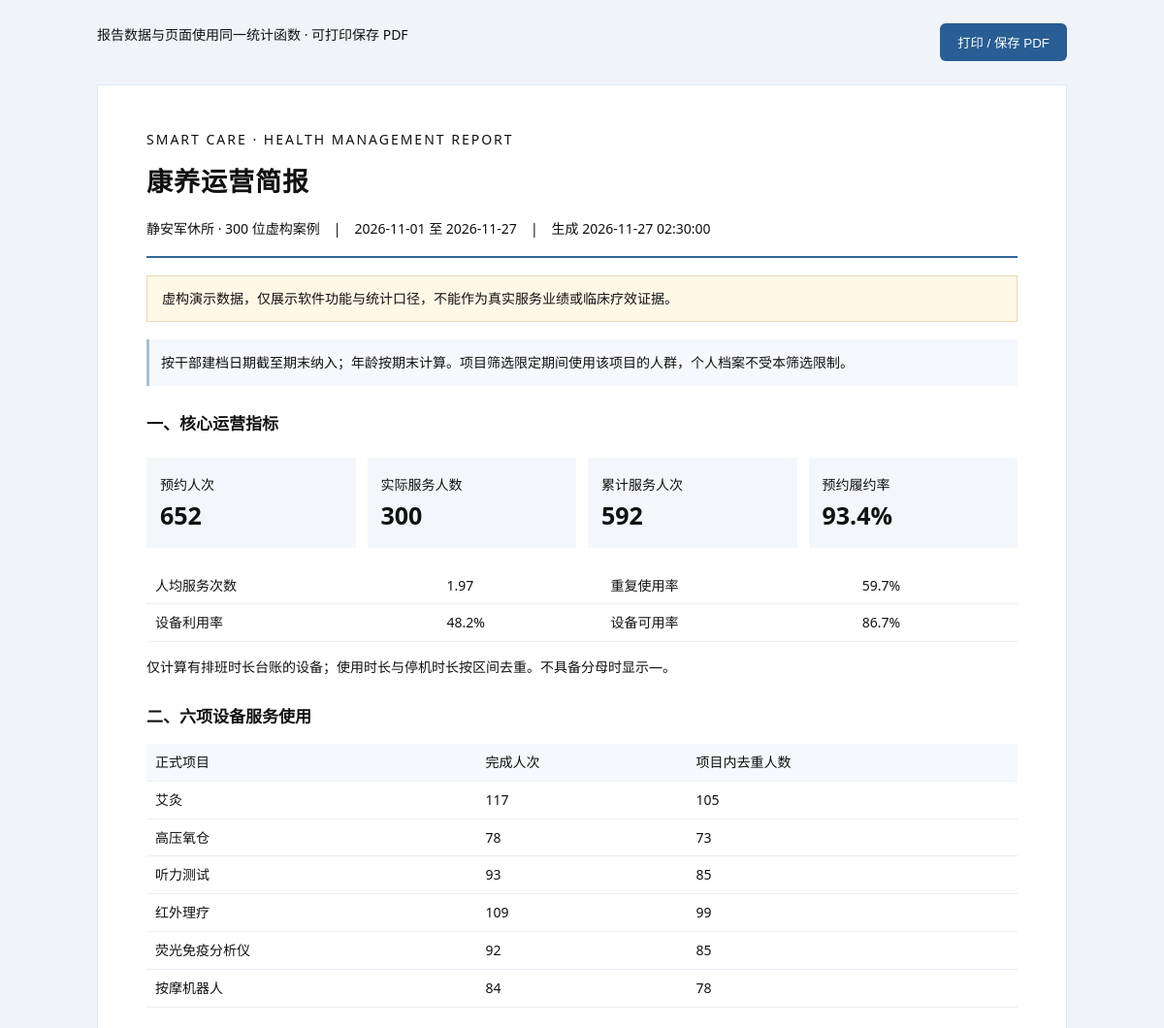
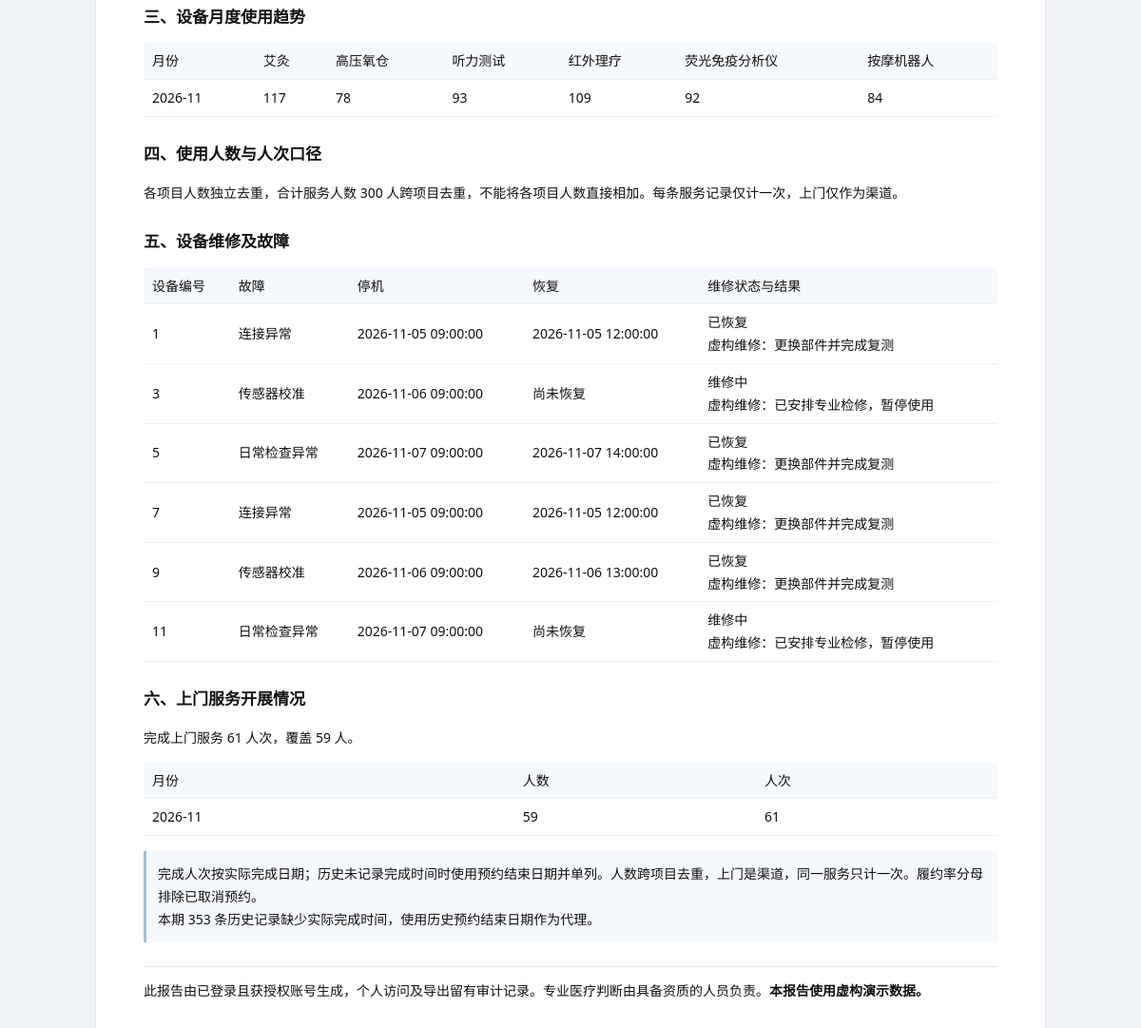
The page /api/v2/report (signed in) on the database its author committed (2 pictures, top to bottom).
### tables this page shows
CREATE TABLE system_settings (
            setting_key TEXT PRIMARY KEY,
            setting_value TEXT,
            updated_at TEXT DEFAULT (strftime('%Y-%m-%d %H:%M:%S','now','localtime'))
        );

CREATE TABLE v2_maintenance(id INTEGER PRIMARY KEY,equipment_id INTEGER NOT NULL REFERENCES equipment(id),fault_type TEXT NOT NULL,reported_at TEXT NOT NULL,down_at TEXT,repair_started_at TEXT,repair_finished_at TEXT,restored_at TEXT,status TEXT NOT NULL,solution TEXT,recorded_by TEXT NOT NULL);

### backend/care_v2/api.py (the view)
@bp.get('/api/v2/report')
def report():
    context,denied=report_context()
    if denied:return denied
    return render_template('care_v2_report.html',metrics=v.METRICS,projects=PROJECT_BY_CODE,**context)

### backend/care_v2/analytics.py (called while the page is built)
def tags(value):
    if isinstance(value,list): return sorted({str(v).strip() for v in value if str(v).strip() not in UNKNOWN|EMPTY})
    raw=str(value or '').strip()
    try:
        decoded=json.loads(raw)
        if isinstance(decoded,list): return tags(decoded)
    except (ValueError,TypeError): pass
    return sorted({t.strip() for t in re.split(r'[、,，;；\n]',raw) if t.strip() not in UNKNOWN|EMPTY})

def answered(value):
    return str(value or '').strip() not in UNKNOWN

def ratio(n,d): return round(100*n/d,1) if d else None

def age(person,asof):
    try:
        birth=date.fromisoformat(person.get('birth_date') or '')
        end=date.fromisoformat(asof)
        years=end.year-birth.year-((end.month,end.day)<(birth.month,birth.day))
        return years if 0<=years<=130 else None
    except (ValueError,TypeError):
        value=person.get('age')
        return int(value) if value is not None and str(value).isdigit() and 0<=int(value)<=130 else None

def age_band(value):
    if value is None:return '未知'
    if value<60:return '60岁以下'
    if value<70:return '60–69岁'
    if value<80:return '70–79岁'
    if value<90:return '80–89岁'
    return '90岁及以上'

def filters(args):
    today=core.now_local().date()
    end=day(args.get('end')) or today.isoformat()
    start=day(args.get('start')) or today.replace(day=1).isoformat()
    if start>end: raise ValueError('开始日期不能晚于结束日期')
    if (date.fromisoformat(end)-date.fromisoformat(start)).days>3660:raise ValueError('单次查询范围请控制在十年内')
    if end>today.isoformat():raise ValueError('统计结束日期不能晚于今天')
    gender=args.get('gender') or ''
    if gender not in ('','男','女','未知'):raise ValueError('性别筛选无效')
    band=args.get('age') or ''
    if band not in ('','60岁以下','60–69岁','70–79岁','80–89岁','90岁及以上','未知'):raise ValueError('年龄筛选无效')
    project=args.get('project') or ''
    if project and project not in PROJECT_BY_CODE:raise ValueError('项目筛选仅支持六项正式项目')
    return {'start':start,'end':end,'gender':gender,'age':band,'project':project}

def date_in(value,f):return bool(value and f['start']<=str(value)[:10]<=f['end'])

def rows(conn,sql,params=()):return [dict(r) for r in conn.execute(sql,params)]

def latest(records,key,date_key,end):
    result={}
    for r in sorted(records,key=lambda x:(str(x.get(date_key) or ''),x['id']),reverse=True):
        if r.get(date_key) and str(r[date_key])[:10]<=end:result.setdefault(r[key],r)
    return result

### backend/core.py (called while the page is built)
def now_local():
    return datetime.now(ZoneInfo(APP_TIMEZONE))

### templates/care_v2_report.html (shortened to what this page needs)
<!doctype html><html lang="zh-CN"><head><meta charset="utf-8"><meta name="viewport" content="width=device-width,initial-scale=1"><title>{{ title }}</title></head><body><div class="toolbar"><span>报告数据与页面使用同一统计函数 · 可打印保存 PDF</span><button onclick="window.print()">打印 / 保存 PDF</button></div><main class="sheet"><div class="eyebrow">SMART CARE · HEALTH MANAGEMENT REPORT</div><h1>{{ title }}</h1>
{% macro pct(value) %}{% if value is none %}—{% else %}{{ value }}%{% endif %}{% endmacro %}
{% if kind == 'personal' %}
<div class="subtitle">{{ personal.person.name }} · 干部编号 {{ personal.person.id }}　|　生成时间 {{ generated_at }}</div>
{% if personal.demo %}<div class="demo">虚构演示案例，仅用于系统功能展示，不作为真实个案或医学疗效证据。</div>{% endif %}
<h2>一、个人基本情况与专业管理提示</h2><p>性别：{{ personal.person.gender or '未知' }}　出生日期：{{ personal.person.birth_date or '未记录' }}　累计完成服务：{{ personal.summary.services }} 次。</p>
{% if personal.assessments %}<div class="note">最近评估：{{ personal.assessments[0].assessment_date }}<br>主要病史：{{ personal.assessments[0].past_medical_history or '未记录' }}<br>近期症状：{{ personal.assessments[0].recent_symptoms or '未记录' }}</div>{% else %}<p>尚无健康评估，未填写不等于无疾病。</p>{% endif %}
{% if personal.risks %}<p>专业管理等级：{{ personal.risks[0].level }}；确认人：{{ personal.risks[0].professional }}；确认日期：{{ personal.risks[0].assessed_at }}。<br>{{ personal.risks[0].notes }}</p>{% else %}<p>尚未由专业人员确认管理等级。</p>{% endif %}
<h2>二、本人健康检测记录</h2><div class="table-scroll"><table><thead><tr><th>日期</th><th>指标</th><th>结果 / 单位</th><th>来源与专业意见</th></tr></thead><tbody>{% for r in personal.measurements %}<tr><td>{{ r.measured_at }}</td><td>{{ metrics[r.metric][0] }}</td><td>{{ r.value }} {{ r.unit }}</td><td>{{ r.source or '未记录来源' }}<br>{{ r.opinion or '' }}</td></tr>{% else %}<tr><td colspan="4">暂无真实检测记录，不补零。</td></tr>{% endfor %}</tbody></table></div>
<h2>三、服务与前后评价</h2><table><thead><tr><th>服务 / 窗口</th><th>维度</th><th>基线 / 复评评分</th><th>本人评价</th><th>跟进</th></tr></thead><tbody>{% for r in personal.reviews %}<tr><td>{{ projects[r.project_code].name }}<br>{{ r.service_ref or (r.window_start ~ ' 至 ' ~ r.window_end) }}</td><td>{{ r.dimension or '未选择' }}</td><td>{{ r.before_score if r.before_score is not none else '未记录' }} → {{ r.after_score if r.after_score is not none else '未复评' }}</td><td>{{ r.status }}</td><td>{{ r.followup_status }}<br>{{ r.due_date or '' }}</td></tr>{% else %}<tr><td colspan="5">暂无评价记录。</td></tr>{% endfor %}</tbody></table><p>评分表示本人困扰程度，0 无困扰、10 非常困扰；仅同一维度、同次服务或同一阶段配对，不作因果疗效推断。</p>
<h2>四、服务、检测及专业意见时间轴</h2>{% for r in personal.timeline %}<div class="section"><h3>{{ r.date }} · {{ r.type }} · {{ r.title }}</h3><p>{{ r.detail or '暂无补充说明' }}</p></div>{% else %}<p>暂无记录。</p>{% endfor %}
{% else %}
<div class="subtitle">{{ data.unit_name }}　|　{{ data.filters.start }} 至 {{ data.filters.end }}　|　生成 {{ generated_at }}</div>
{% if data.demo %}<div class="demo">虚构演示数据，仅展示软件功能与统计口径，不能作为真实服务业绩或临床疗效证据。</div>{% endif %}
<div class="note">{{ data.cohort_note }}{% if data.pending_projects %}<br>{{ data.pending_projects }} 个旧项目名称待业务核验，未自动并入正式统计。{% endif %}</div>
{% if kind == 'operations' %}{% set o=data.operations %}
<h2>一、核心运营指标</h2><div class="kpis"><div class="kpi"><span>预约人次</span><strong>{{ o.summary.bookings }}</strong></div><div class="kpi"><span>实际服务人数</span><strong>{{ o.summary.people }}</strong></div><div class="kpi"><span>累计服务人次</span><strong>{{ o.summary.services }}</strong></div><div class="kpi"><span>预约履约率</span><strong>{{ pct(o.summary.fulfillment) }}</strong></div></div><table><tbody><tr><td>人均服务次数</td><td>{{ o.summary.per_person if o.summary.per_person is not none else '—' }}</td><td>重复使用率</td><td>{{ pct(o.summary.repeat_rate) }}</td></tr><tr><td>设备利用率</td><td>{{ pct(o.summary.utilization) }}</td><td>设备可用率</td><td>{{ pct(o.summary.availability) }}</td></tr></tbody></table><p>{{ o.capacity.note }}</p>
<h2>二、六项设备服务使用</h2><table><thead><tr><th>正式项目</th><th>完成人次</th><th>项目内去重人数</th></tr></thead><tbody>{% for r in o.projects %}<tr><td>{{ r.name }}</td><td>{{ r.services }}</td><td>{{ r.people }}</td></tr>{% endfor %}</tbody></table>
<h2>三、设备月度使用趋势</h2><table><thead><tr><th>月份</th>{% for p in o.projects %}<th>{{ p.name }}</th>{% endfor %}</tr></thead><tbody>{% for m in o.months %}<tr><td>{{ m.month }}</td>{% for p in o.projects %}<td>{{ m.projects[p.code] }}</td>{% endfor %}</tr>{% endfor %}</tbody></table>
<h2>四、使用人数与人次口径</h2><p>各项目人数独立去重，合计服务人数 {{ o.summary.people }} 人跨项目去重，不能将各项目人数直接相加。每条服务记录仅计一次，上门仅作为渠道。</p>
<h2>五、设备维修及故障</h2><table><thead><tr><th>设备编号</th><th>故障</th><th>停机</th><th>恢复</th><th>维修状态与结果</th></tr></thead><tbody>{% for r in o.maintenance %}<tr><td>{{ r.equipment_id }}</td><td>{{ r.fault_type }}</td><td>{{ r.down_at or '未记录' }}</td><td>{{ r.restored_at or '尚未恢复' }}</td><td>{{ r.status }}<br>{{ r.solution or '' }}</td></tr>{% else %}<tr><td colspan="5">本期无故障维修记录。</td></tr>{% endfor %}</tbody></table>
<h2>六、上门服务开展情况</h2><p>完成上门服务 {{ o.summary.home_services }} 人次，覆盖 {{ o.summary.home_people }} 人。</p><table><thead><tr><th>月份</th><th>人数</th><th>人次</th></tr></thead><tbody>{% for r in o.home_months %}<tr><td>{{ r.month }}</td><td>{{ r.people }}</td><td>{{ r.services }}</td></tr>{% endfor %}</tbody></table><div class="note">{{ o.sampling_note }}<br>本期 {{ o.legacy_date_count }} 条历史记录缺少实际完成时间，使用历史预约结束日期作为代理。</div>
{% endif %}{% endif %}<div class="footer">此报告由已登录且获授权账号生成，个人访问及导出留有审计记录。专业医疗判断由具备资质的人员负责。{% if (kind=='personal' and personal.demo) or (kind!='personal' and data.demo) %}<strong>本报告使用虚构演示数据。</strong>{% endif %}</div></main></body></html>

### templates/care_v2_report.html (style rules this page uses)
* { box-sizing:border-box }
body { font-family:"Segoe UI","Microsoft YaHei",sans-serif;margin:0;background:#f0f4f9;color:#111;line-height:1.7 }
.toolbar { max-width:1000px;margin:24px auto;display:flex;justify-content:space-between;font-size:14px }
.toolbar button { background:#285e93;border:0;color:white;padding:10px 18px;border-radius:6px;cursor:pointer }
.sheet { max-width:1000px;background:#fff;margin:0 auto 30px;padding:44px 50px;border:1px solid #dfe8f2 }
h1 { font-size:27px;letter-spacing:1px;margin:8px 0 14px }
h2 { font-size:17px;margin:25px 0 13px;break-after:avoid }
.eyebrow { font-size:14px;letter-spacing:2px;color:#111 }
.subtitle { font-size:14px;color:#111;border-bottom:2px solid #316899;padding-bottom:17px }
.demo { background:#fff8e7;border:1px solid #e6d8b8;color:#111;padding:11px 15px;font-size:14px;margin:18px 0 }
.kpis { display:grid;grid-template-columns:repeat(4,1fr);gap:12px;margin:20px 0 }
.kpi { background:#f3f7fb;padding:14px }
.kpi span { font-size:14px;color:#111 }
.kpi strong { font-size:25px;display:block;line-height:1.5;font-weight:550 }
table { width:100%;border-collapse:collapse;font-size:14px }
th,td { text-align:left;border-bottom:1px solid #eaf0f6;padding:7px 9px;overflow-wrap:anywhere }
th { font-weight:500;background:#f5f8fc;color:#111 }
tr { break-inside:avoid }
p,.note { font-size:14px;color:#111 }
.note { background:#f5f8fc;padding:12px;border-left:3px solid #a6bed4;margin:16px 0;break-inside:avoid }
.footer { font-size:14px;color:#111;border-top:1px solid #dee7f0;margin-top:25px;padding-top:13px }

### rows shown on the page
system_settings: unit_name "静安军休所 · 300 位虚构案例"
v2_maintenance: equipment_id "1", fault_type "连接异常", down_at "2026-11-05 09:00:00", restored_at "2026-11-05 12:00:00", status "已恢复", solution "虚构维修：更换部件并完成复测"
v2_maintenance: equipment_id "3", fault_type "传感器校准", down_at "2026-11-06 09:00:00", restored_at "尚未恢复", status "维修中", solution "虚构维修：已安排专业检修，暂停使用"
v2_maintenance: equipment_id "5", fault_type "日常检查异常", down_at "2026-11-07 09:00:00", restored_at "2026-11-07 14:00:00", status "已恢复", solution "虚构维修：更换部件并完成复测"
v2_maintenance: equipment_id "7", fault_type "连接异常", down_at "2026-11-05 09:00:00", restored_at "2026-11-05 12:00:00", status "已恢复", solution "虚构维修：更换部件并完成复测"
v2_maintenance: equipment_id "9", fault_type "传感器校准", down_at "2026-11-06 09:00:00", restored_at "2026-11-06 13:00:00", status "已恢复", solution "虚构维修：更换部件并完成复测"
v2_maintenance: equipment_id "11", fault_type "日常检查异常", down_at "2026-11-07 09:00:00", restored_at "尚未恢复", status "维修中", solution "虚构维修：已安排专业检修，暂停使用"

### other values the page prints
{{ title }} "康养运营简报"
{{ data.filters.start }} "2026-11-01"
{{ data.filters.end }} "2026-11-27"
{{ generated_at }} "2026-11-27 02:30:00"
{{ data.cohort_note }} "按干部建档日期截至期末纳入；年龄按期末计算。项目筛选限定期间使用该项目的人群，个人档案不受本筛选限制。"
{{ o.summary.bookings }} "652"
{{ o.summary.people }} "300"
{{ o.summary.services }} "592"
{{ value }} "93.4 59.7 48.2 86.7"
{{ o.summary.per_person if o.summary.per_person is not none else '—' }} "1.97"
{{ o.capacity.note }} "仅计算有排班时长台账的设备；使用时长与停机时长按区间去重。不具备分母时显示—。"
{{ r.name }} "艾灸" "高压氧仓" "听力测试" "红外理疗" "荧光免疫分析仪" "按摩机器人"
{{ r.services }} "117" "78" "93" "109" "92" "84"
{{ r.people }} "105" "73" "85" "99" "85" "78"
{{ p.name }} "艾灸" "高压氧仓" "听力测试" "红外理疗" "荧光免疫分析仪" "按摩机器人"
